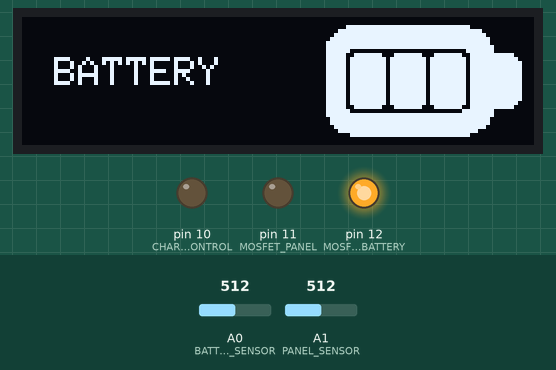
Simulated run of this sketch. Board: Arduino Uno, built with avr-gcc and run on an emulated ATmega328P. On the bench: 128×32 one-colour display, output pins drawn as LEDs (lit = HIGH). Inputs (shaded band) come from the test bench; at power-on: A1 (PANEL_SENSOR) = 512, A0 (BATTERY_SENSOR) = 512. The display library's start-up logo is not drawn.

Above: at 3.2 s.
3.3 s: A1 (PANEL_SENSOR) set to 527
At 3.9 s:
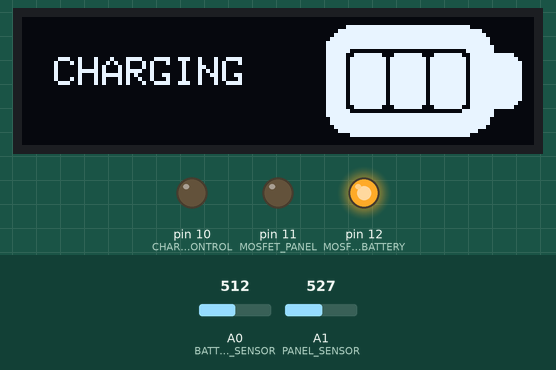
5.1 s: A0 (BATTERY_SENSOR) set to 987
6.9 s: A0 (BATTERY_SENSOR) set to 1013
At 8.4 s:
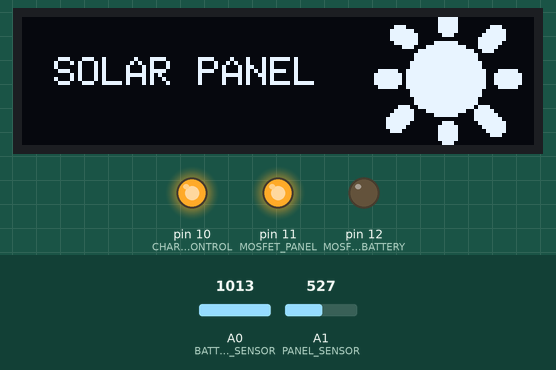
8.7 s: A1 (PANEL_SENSOR) set to 511
At 9.9 s:
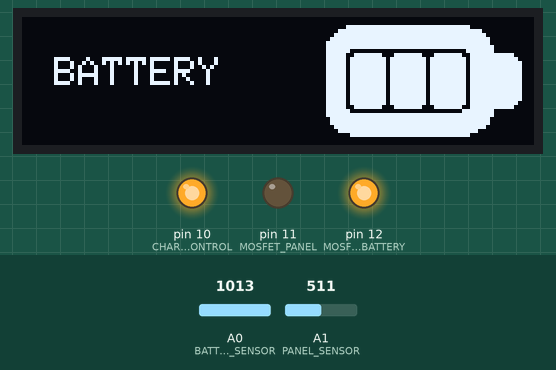
10.2 s: A1 (PANEL_SENSOR) set to 1023
At 10.28 s:
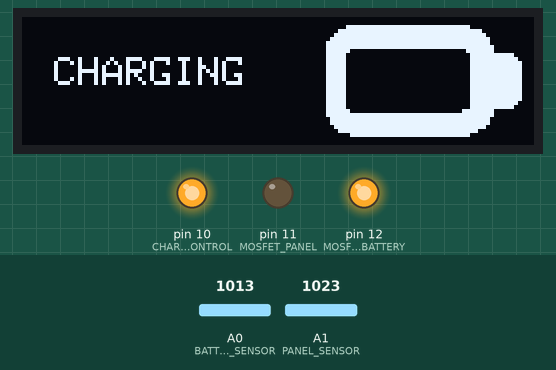
12.0 s: A1 (PANEL_SENSOR) set to 306
At 13.0 s:
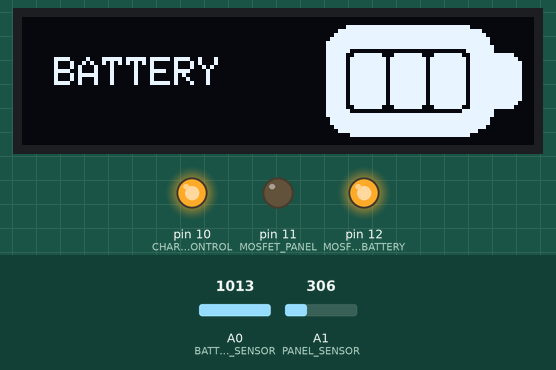
Timing chart, 0 to 15.0 s (numbered marks = the images above; inputs shaded):
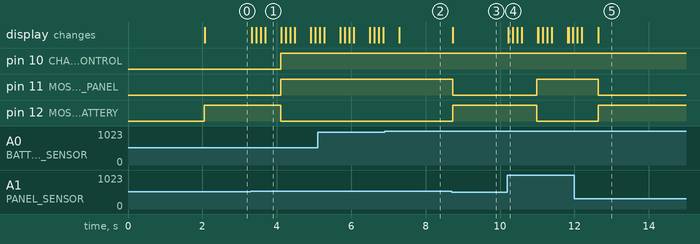

The sketch:

code.ino
```cpp
//q2

// panel always powers as long as its above 2.5; panel mode
// battery isused as back up: only used when battery power is more than panel and panel voltage is less than 2.5. 2.5 is minimum voltage for panel to work.
// charging: batttery<panel voltage.
#include "screen.h"

#include <SPI.h>
#include <Wire.h>
#include <Adafruit_GFX.h>
#include <Adafruit_SSD1306.h>

// OLED display configuration
#define DISPLAY_WIDTH 128 // OLED width in pixels
#define DISPLAY_HEIGHT 32 // OLED height in pixels
#define OLED_RESET_PIN -1 // Reset pin # (or -1 if using Arduino reset pin)
#define OLED_I2C_ADDRESS 0x3C ///< Address; 0x3D for 128x64, 0x3C for 128x32
Adafruit_SSD1306 oledDisplay(DISPLAY_WIDTH, DISPLAY_HEIGHT, &Wire, OLED_RESET_PIN);

// Define timer preload and sensor pins
#define TIMER_PRELOAD 62500
#define BATTERY_SENSOR A0
#define PANEL_SENSOR A1
#define MOSFET_BATTERY 12
#define MOSFET_PANEL 11
#define CHARGE_CONTROL 10

// Enum to represent different power states
typedef enum {
  POWER_BATTERY,
  POWER_PANEL,
  POWER_CHARGING
} PowerState;

PowerState currentPowerState = POWER_BATTERY;
PowerState *powerMode = &currentPowerState;

// Function to read battery voltage
double getBatteryVoltage() {
  return 5.0 * analogRead(BATTERY_SENSOR) / 1023;
}

// Function to read solar panel voltage
double getPanelVoltage() {
  return 5.0 * analogRead(PANEL_SENSOR) / 1023;
}

// Function to determine and switch power source based on voltage readings
void selectPowerSource(PowerState *mode) {
  double batteryVolt = getBatteryVoltage();
  double panelVolt = getPanelVoltage();

  switch (*mode) {
    case POWER_BATTERY:
      digitalWrite(MOSFET_PANEL, LOW);
      digitalWrite(MOSFET_BATTERY, HIGH);
      if (panelVolt >= 2.5 && batteryVolt > panelVolt) { // will use the battery
        *mode = POWER_PANEL;
      } else if (batteryVolt < panelVolt) { // this means that in all cases of battery output is less than panel, switch to chargin.
        *mode = POWER_CHARGING;
      }
      break;
    case POWER_PANEL: // state in which the panel powers arduino
      digitalWrite(MOSFET_BATTERY, LOW);
      digitalWrite(MOSFET_PANEL, HIGH);
      if (panelVolt < 2.5 && batteryVolt > panelVolt) {
        *mode = POWER_BATTERY; // go into power batter state ;if panel putput is less than 2.5 and battery outputer is more than panel output
      } else if (batteryVolt < panelVolt) {
        *mode = POWER_CHARGING; // changes the state(case)
      }
      break;
    case POWER_CHARGING:
      digitalWrite(MOSFET_BATTERY, LOW);
      digitalWrite(MOSFET_PANEL, HIGH);
      digitalWrite(CHARGE_CONTROL, HIGH);
      if (batteryVolt > 4.9 && panelVolt >= 2.5) { // if the solar poanel
        *mode = POWER_PANEL;
      } else if (batteryVolt > 4.9 && panelVolt < 2.5) {
        *mode = POWER_BATTERY;
      }
      break;
  }
}

// Function to display charging animation
void showChargingAnimation(int frame) {
    oledDisplay.clearDisplay();
    oledDisplay.setCursor(8, 10);
    oledDisplay.drawBitmap(0, 0, screen[frame], DISPLAY_WIDTH, DISPLAY_HEIGHT, WHITE);
    oledDisplay.print("CHARGING");
    oledDisplay.display();
    delay(100);
}

// Function to update OLED display based on power source
void updateOLED(PowerState *mode) {
  oledDisplay.setTextColor(SSD1306_WHITE);
  oledDisplay.setTextSize(1);
  oledDisplay.setCursor(8, 10);
  if (*mode == POWER_BATTERY) {
    oledDisplay.drawBitmap(0, 0, screen[1], DISPLAY_WIDTH, DISPLAY_HEIGHT, WHITE);
    oledDisplay.print("BATTERY");
  } else if (*mode == POWER_PANEL) {
    oledDisplay.drawBitmap(0, 0, screen[0], DISPLAY_WIDTH, DISPLAY_HEIGHT, WHITE);
    oledDisplay.print("SOLAR PANEL");
  } else {
    showChargingAnimation(4);
    showChargingAnimation(3);
    showChargingAnimation(2);
    showChargingAnimation(1);
    delay(300);
  }
}

// Setup function to initialize hardware and OLED display
void setup() {
  Serial.begin(9600);
  if (!oledDisplay.begin(SSD1306_SWITCHCAPVCC, OLED_I2C_ADDRESS)) {
    Serial.println(F("SSD1306 initialization failed"));
    for (;;);
  }

  oledDisplay.display();
  delay(2000);
  oledDisplay.clearDisplay();

  // Set pin modes
  pinMode(BATTERY_SENSOR, INPUT);
  pinMode(PANEL_SENSOR, INPUT);
  pinMode(CHARGE_CONTROL, OUTPUT);
  pinMode(MOSFET_BATTERY, OUTPUT);
  pinMode(MOSFET_PANEL, OUTPUT);
}

// Main loop to handle power source selection and OLED updates
void loop() {
  oledDisplay.clearDisplay();
  selectPowerSource(powerMode);
  updateOLED(powerMode);
  oledDisplay.display();
}
```

Source omitted: screen.h (data table, 15722 bytes)

Measured:
- the behaviour switches between 512 and 513 on A1 (PANEL_SENSOR) (found by bisection; images 0 and 1)
- the behaviour switches between 1002 and 1003 on A0 (BATTERY_SENSOR) (found by bisection; images 1 and 2)
- after the input at 3.3 s, pin 10 (CHARGE_CONTROL), pin 11 (MOSFET_PANEL): LOW → HIGH after 0.80 s; pin 12 (MOSFET_BATTERY): HIGH → LOW after 0.80 s; the display: first changes at once (image 1 shows a later state)
- after the input at 6.9 s, the display: changes after 0.39 s (image 2)
- after the input at 8.7 s, pin 11 (MOSFET_PANEL): HIGH → LOW at once; pin 12 (MOSFET_BATTERY): LOW → HIGH at once; the display: changes at once (image 3)
- after the input at 10.2 s, pin 11 (MOSFET_PANEL): LOW → HIGH after 0.79 s; pin 12 (MOSFET_BATTERY): HIGH → LOW after 0.79 s; the display: changes at once (image 4)
- after the input at 12.0 s, pin 11 (MOSFET_PANEL): HIGH → LOW after 0.64 s; pin 12 (MOSFET_BATTERY): LOW → HIGH after 0.64 s; the display: first differs from a run without the input after 0.63 s (image 5)
